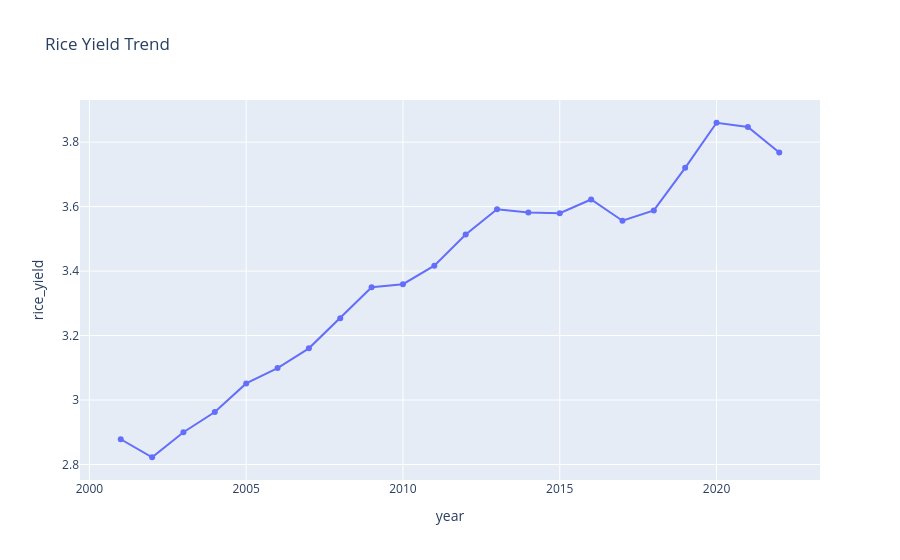

Here is the notebook cell this chart was saved with:
### Code cell
trend = df.groupby("year")["rice_yield"].mean().reset_index()
fig = px.line(trend, x="year", y="rice_yield", markers=True, title="Rice Yield Trend")
fig.show()

### Figure 1 — Plotly figure (JSON) as saved in the notebook; plotly's stock layout.template omitted (floating-point values rounded to 4 significant figures)
{"data": [{"hovertemplate": "year=%{x}<br>rice_yield=%{y}<extra></extra>", "legendgroup": "", "line": {"color": "#636efa", "dash": "solid"}, "marker": {"symbol": "circle"}, "mode": "lines+markers", "name": "", "orientation": "v", "showlegend": false, "type": "scatter", "x": [2001, 2002, 2003, 2004, 2005, 2006, 2007, 2008, 2009, 2010, 2011, 2012, 2013, 2014, 2015, 2016, 2017, 2018, 2019, 2020, 2021, 2022], "xaxis": "x", "y": [2.878, 2.822, 2.9, 2.963, 3.051, 3.099, 3.16, 3.254, 3.35, 3.359, 3.417, 3.514, 3.592, 3.581, 3.579, 3.622, 3.556, 3.588, 3.72, 3.86, 3.847, 3.768], "yaxis": "y"}], "layout": {"legend": {"tracegroupgap": 0}, "title": {"text": "Rice Yield Trend"}, "xaxis": {"anchor": "y", "domain": [0, 1], "title": {"text": "year"}}, "yaxis": {"anchor": "x", "domain": [0, 1], "title": {"text": "rice_yield"}}}}
